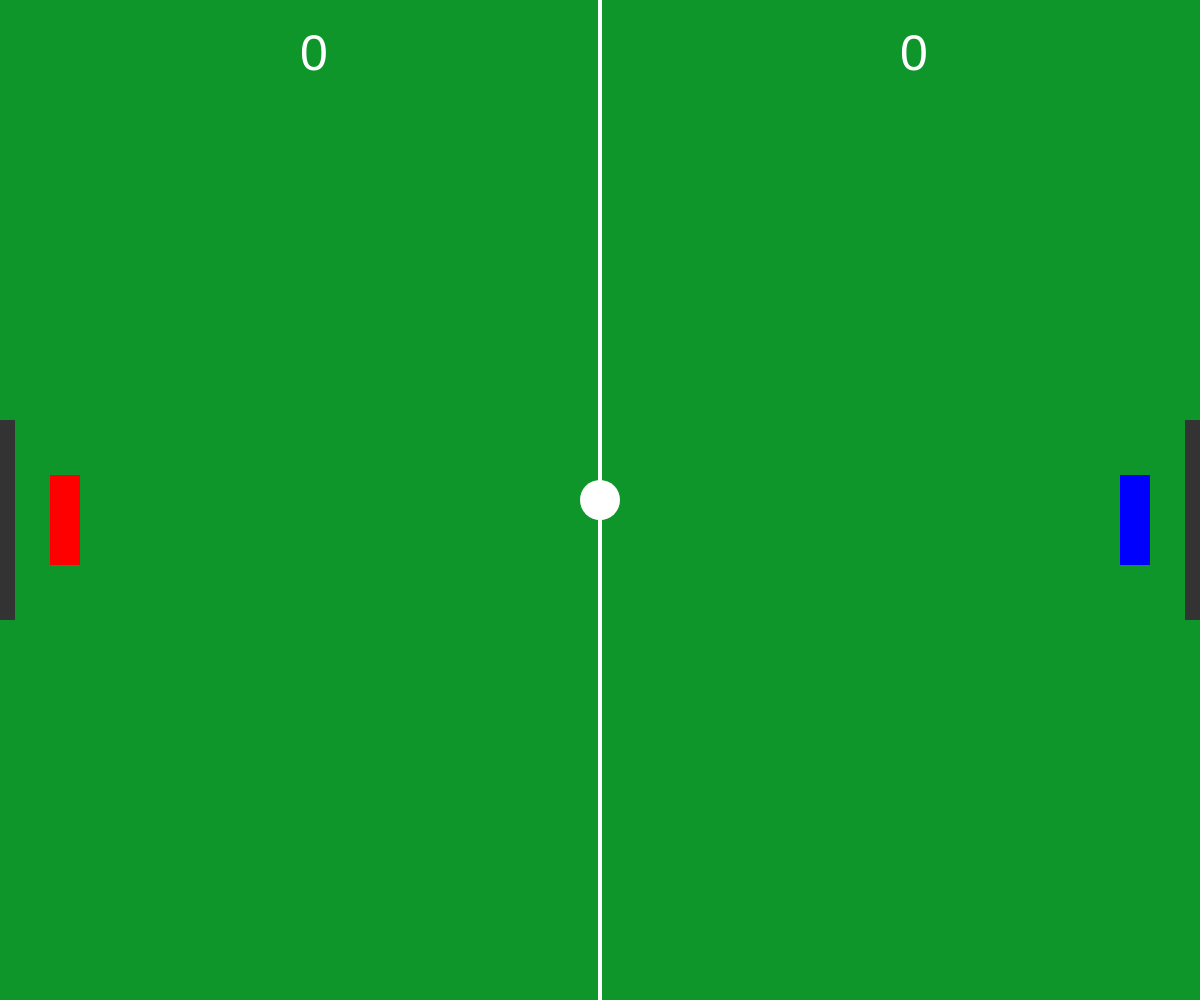
Frame 1 (no input)
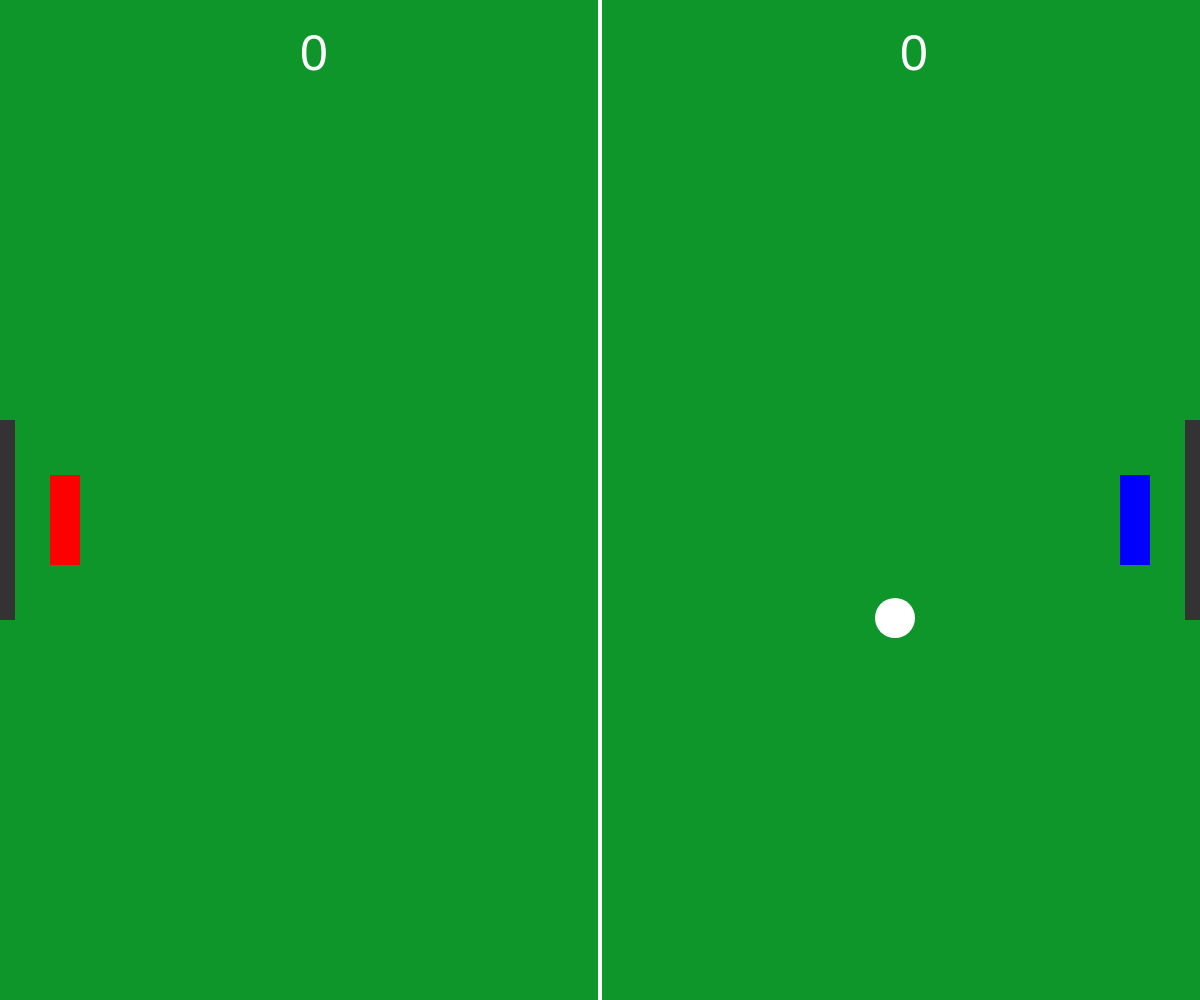
Frame 60 (no input)
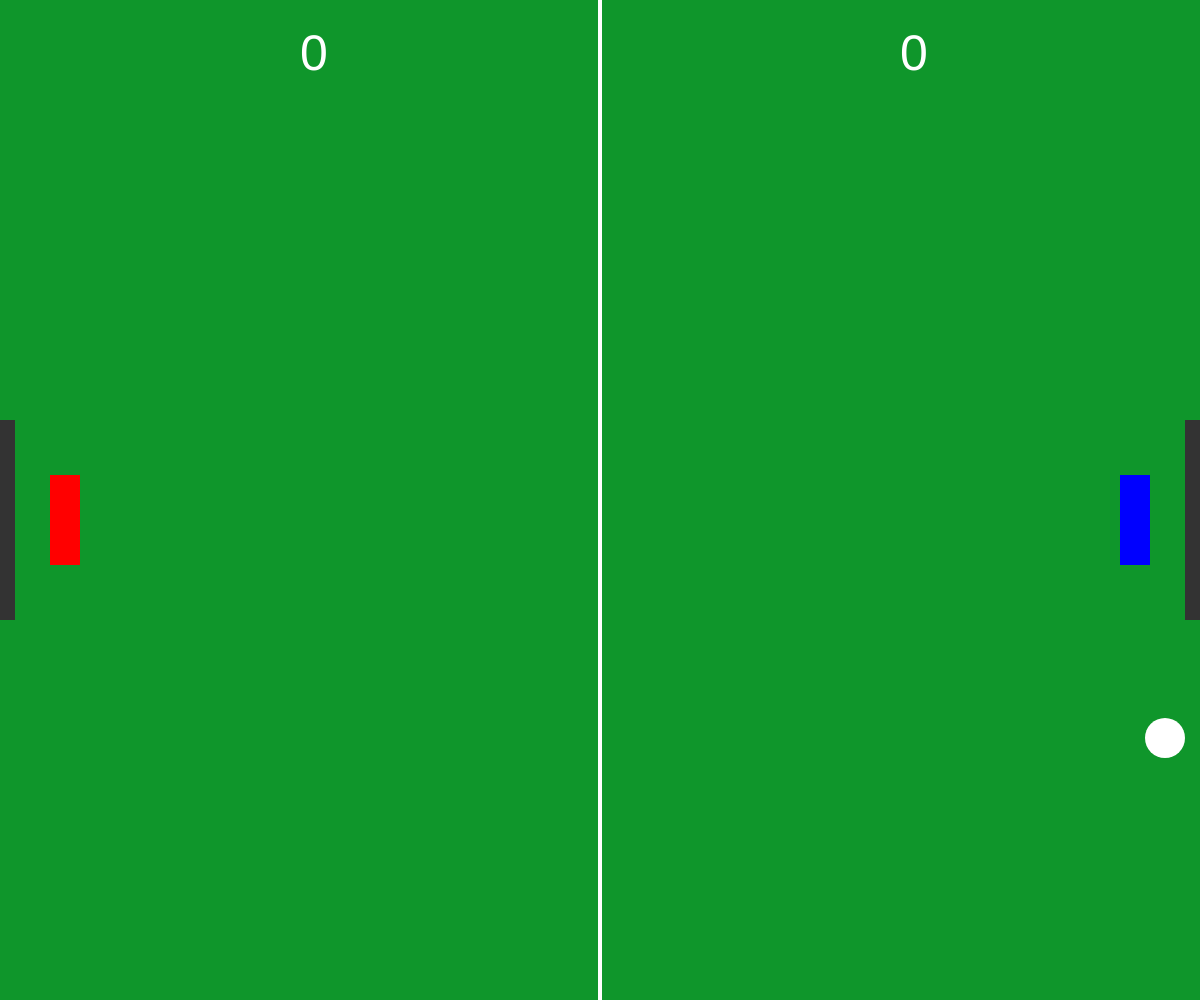
Frame 120 (the mouse pressed at the canvas centre since frame 60)

The p5.js sketch that drew these frames (run headless with seeded random() and noise() and a simulated clock; from frame 60 on, the mouse is pressed at the canvas centre):

// p5.js sketch
// ── sketch.js
let ball
let p1
let p2

let G1
let G2

function setup () {
    createCanvas(windowWidth, windowHeight)
    p1 = new Paddle(1, color('red'))
    p2 = new Paddle(2, color('blue'))
    G1= new Goal(1, color('#333'))
    G2= new Goal(2, color('#333'))
    ball = new Ball() 
}

function draw () {
    background('#0f962b')
    drawLine()
    G1.drawGoal()
    G2.drawGoal()
    ball.draw()
    ball.move()
    if(ball.collision(p1) || ball.collision(p2))
        ball.move()
    let checkScore = ball.checkScore()
    if(checkScore === 2) //Anotó player 2
        p2.updateScore()
    else if(checkScore === 1)
        p1.updateScore()
    p1.draw()
    p2.draw()
    if (keyIsPressed) {

        if(keyIsDown(87))
            p1.move(-1)
        if(keyIsDown(83))
            p1.move(1)
        if(keyIsDown(65))
            p1.move(-2)
        if(keyIsDown(68))
            p1.move(2)
        
        if(keyIsDown(UP_ARROW))
            p2.move(-1)
        if(keyIsDown(DOWN_ARROW))
            p2.move(1)
        if(keyIsDown(LEFT_ARROW))
            p2.move(-2)
        if(keyIsDown(RIGHT_ARROW))
            p2.move(2)
        
    }
    showScore()
}



const drawLine = function () {
    stroke('#fff')
    strokeWeight(4)
    line(width / 2, 0, width / 2, height)
}

const showScore = function () {
    fill('#fff')
    textSize(50)
    text(p1.getScore(), width * 0.25, 70)
    text(p2.getScore(), width * 0.75, 70)
}

// ── Ball.js
const Ball = function () {
    const r = 20
    let x = Math.floor(width / 2)
    let y = Math.floor(height / 2)
    let stepX = 5
    let stepY = 2

    const reset = function () {
        x = Math.floor(width / 2)
        y = Math.floor(height / 2)
        stepX *= Math.round(Math.random()) * 2 - 1
        stepY *= Math.round(Math.random()) * 2 - 1
    }

    const edges = function () {
        if(y - r <= 0 || y + r >= height)
            stepY = -stepY
        if (x-r<=0 || x+r>=width) {
            stepX=-stepX
        }
    }

    const checkScore = function(){
        if(x-r<=0 && y>=height/3 && y+r<=((height/3)*2)){
            reset()
            return 2
        }

        if(x+r>=width && y>=height/3 && y+r<=((height/3)*2)){
            reset()
            return 1
        }

        return 0
    }

    const move = function () {
        x += stepX
        y += stepY
        edges()
    }

    const collision = function (player) {
        let dx = Math.abs(x - player.getX() - player.getW() / 2)
        let dy = Math.abs(y - player.getY() - player.getH() / 2)

        if(dx > player.getW() / 2 + r || dy > player.getH() / 2 + r)
            return false

        if(dx <= player.getW() / 2 || dy <= player.getH() / 2) {
            stepX = -stepX
            return true
        }

    }

    const draw = function () {
      push()
        ellipseMode(CENTER)
        fill('#fff')
        noStroke()
        ellipse(x, y, r * 2, r * 2)
        pop()
    }

    return {
        draw,
        move,
        collision,
        checkScore,
    }
}

// ── Goal.js

const Goal= function(porteria, color) {
	const c = color
    const w = 15
    const h = 200
    const p = porteria
    const x = p === 1 ? 0 : width - w
    let y = (Math.floor(height / 2))-80

   const getx = function () {
        return x
    }

    const gety = function () {
        return y
    }

    const getw = function () {
        return w
    }

    const geth = function () {
        return h
    }
   
    const drawGoal = function () {
        rectMode(CORNER)
        noStroke()
        fill(c)
        rect(x, y, w, h)
    }
 

    return {
        drawGoal,
        getx,
        gety,
        getw,
        geth,
      
    }
     
}
// ── Paddle.js
const Paddle = function (player, color) {
    const c = color
    const w = 30
    const h = 90
    const p = player
    let x = p === 1 ? 50 : (width - w)-50
    const speed = 8
    const UP = -1
    const DOWN = 1
    const LEFT = -2
    const RIGHT = 2
    let mitad=(width/2)-w
    let y = (Math.floor(height / 2))-25
    let score = 0
 
    const getX = function () {
        return x
    }

    const getY = function () {
        return y
    }

    const getW = function () {
        return w
    }

    const getH = function () {
        return h
    }

    const getScore = function () {
        return score
    }

    const draw = function () {
        rectMode(CORNER)
        noStroke()
        fill(c)
        rect(x, y, w, h)
    }
 
    const move = function(dir){
        if(edge(dir))
        {
            if(dir==UP || dir==DOWN)
                y += (speed * dir)
            else
                x += (5 * dir)
        }
    }

    const edge = function(dir){
        switch(p)
        {
            case 1:
                return (dir === UP && y > 0 || dir === DOWN && y < height - h || dir === LEFT && x>0 || dir === RIGHT && x < width/2-w)
            break;

            case 2:
                return (dir === UP && y > 0 || dir === DOWN && y < height - h || dir === LEFT && x>width/2 || dir === RIGHT && x < width-w)
            break;
        }
    }
    const updateScore = function () {
        score++
    }

    return {
        draw,
        move,
        getX,
        getY,
        getW,
        getH,
        getScore,
        updateScore,
    }
}
